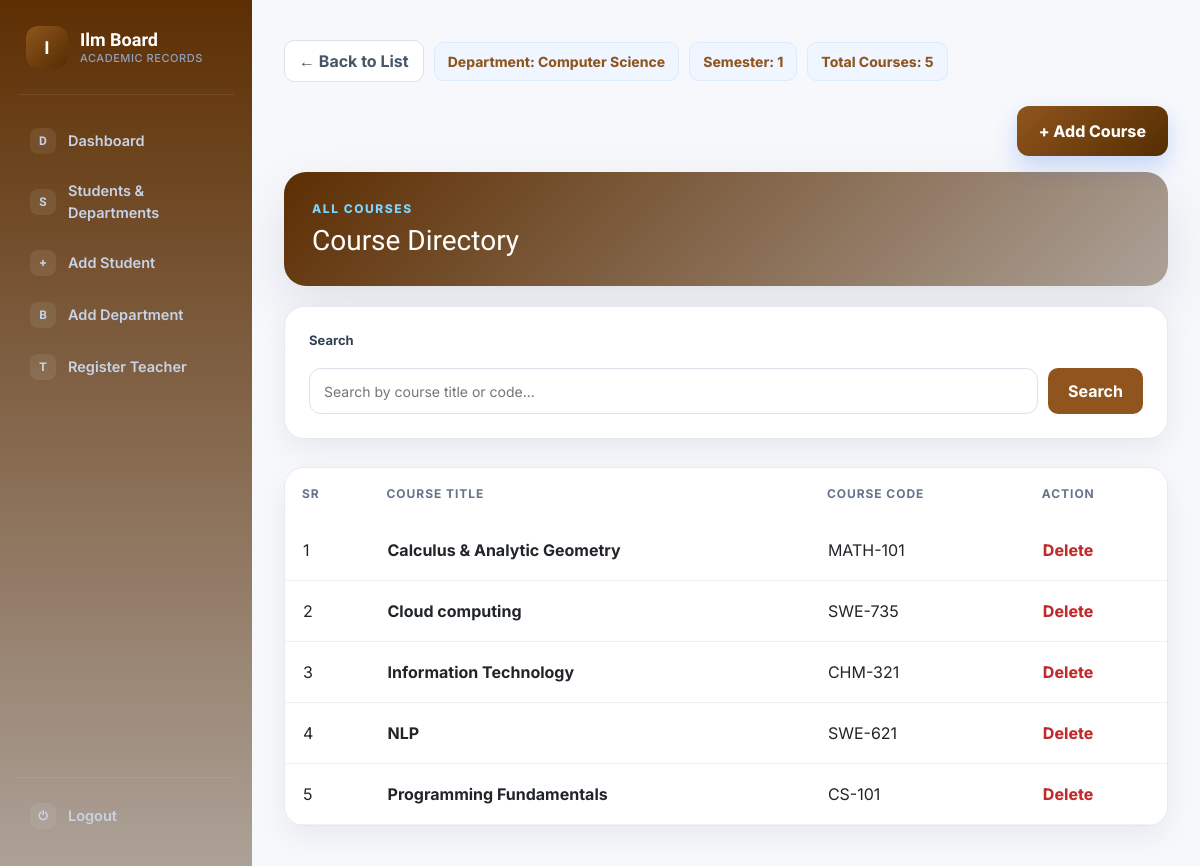
Screenshot of /view_courses/28/ with the database file from the repository.
### studentportal/models.py (models this page shows, shortened)
class Semester(models.Model):
    semester=models.IntegerField(default=1,  validators=[MinValueValidator(1), MaxValueValidator(8)])
    department=models.ForeignKey(Department,related_name='semesterdepartment', on_delete=models.CASCADE, null=True, blank=True)
    class Meta:
        unique_together=['semester','department']

class Department(models.Model):
    depart=models.CharField(max_length=100)
    def __str__(self) -> str:
        return self.depart
    class Meta:
        ordering = ['depart']

class Courses(models.Model):
    semester=models.ForeignKey(Semester,on_delete=models.CASCADE, related_name='semestercourses', null=True, blank=True)
    course_title = models.CharField(max_length=100)
    course_code = models.CharField(max_length=100)
    course_credit=models.IntegerField(null=True)
    class Meta:
        ordering = ['course_title']

### studentportal/views.py (the view)
# urls.py: path('view_courses/<id>/',view_courses,name='view_courses'),
def view_courses(request,id):
    pk=Semester.objects.get(id=id)
    queryset=Courses.objects.filter(semester__id=id)
    csum=queryset.count()
    return render(request, 'frontend/view_courses.html',{'courses':queryset,'pk':pk,'csum':csum})

### studentportal/templates/frontend/view_courses.html (shortened to what this page needs)
{% extends 'base.html' %}
{% block start %}
<div class="page">
  <div class="wrap">
    <div class="crumb-bar">
      <a href="{% url 'students' id=pk.id %}" class="back-btn">← Back to List</a>
      <span class="pill">Department: {{pk.department}}</span>
      <span class="pill">Semester: {{pk.semester}}</span>
      <span class="pill">Total Courses: {{csum}}</span>
    </div>
    <div class="toolbar">
      <a href="{% url 'assign_course' id=pk.id %}" class="btn-main">+ Add Course</a>
    </div>
    <div class="head">
      <div class="eyebrow">All Courses</div>
      <h1>Course Directory</h1>
    </div>
    <div class="search-card">
      <form class="search-box">
        <label>Search</label>
        <input name="search" type="text" placeholder="Search by course title or code...">
        <button type="submit">Search</button>
      </form>
    </div>
    <div class="table-card">
      <table class="table">
        <thead>
          <tr>
            <th>Sr</th>
            <th>Course Title</th>
            <th>Course Code</th>
            <th>Action</th>
          </tr>
        </thead>
        <tbody>
          {% for course in courses %}
          <tr>
            <td>{{forloop.counter}}</td>
            <td><strong>{{course.course_title}}</strong></td>
            <td>{{course.course_code}}</td>
            <td><a href="{% url 'delete_course' id=course.id %}" class="action-link danger">Delete</a></td>
          </tr>
          {% endfor %}
        </tbody>
      </table>
    </div>
  </div>
</div>
{% endblock %}

### studentportal/templates/base.html (style rules this page uses)
:root { --navy:#5d2e02; --navy-deep:#3e1f0066; --blue:#90551e; --blue-dark:#5d2e0265; --cyan:#542d01; --amber:#ffa200; --green:#795f02; --red:#c02c2c; --ink:#5d3a05e6; --muted:#64748b; --line:#e5eaf1; --soft:#f6f8fc; --card:#ffffff; --r-lg:20px; --r-md:14px; --shadow-soft:0 12px 30px rgba(15,23,42,.06); --shadow-strong:0 22px 55px rgba(15,23,42,.10); --font-display:'Sora',system-ui,sans-serif; --font-body:'Inter',system-ui,sans-serif; }
* { box-sizing:border-box }
body { margin:0;font-family:var(--font-body);color:var(--ink);background:var(--soft);-webkit-font-smoothing:antialiased }
h1,h2,h3,.form-head h1,.brand-word { font-family:var(--font-display) }
table { border-collapse:collapse;width:100%;margin-top:20px }
th,td { padding:10px;text-align:left }
.pill { background:#eff6ff;color:var(--blue);border:1px solid #dbeafe;border-radius:10px;padding:8px 13px;font-weight:750;font-size:14px }
.back-btn { color:#475569;text-decoration:none;font-weight:700;padding:8px 14px;background:#fff;border:1px solid #dbe2ea;border-radius:10px;display:inline-flex;align-items:center;gap:6px;transition:.15s }
.btn-main { border:0;border-radius:12px;background:linear-gradient(135deg,var(--blue),var(--cyan));color:#fff;padding:13px 22px;font-weight:750;cursor:pointer;box-shadow:0 10px 22px rgba(37,99,235,.22);text-decoration:none;display:inline-flex;align-items:center;justify-content:center;gap:8px;transition:.15s }
.action-link { color:var(--blue);font-weight:750;text-decoration:none }

### studentportal/templates/frontend/view_courses.html (style rules this page uses)
.page { min-height:100vh;background:var(--soft);padding:40px 32px }
.wrap { max-width:1050px;margin:auto }
.toolbar { display:flex;justify-content:flex-end;margin-bottom:16px }
.crumb-bar { display:flex;gap:10px;align-items:center;margin-bottom:24px;flex-wrap:wrap }
.head { background:linear-gradient(135deg,var(--navy),var(--navy-deep));color:#fff;border-radius:22px;padding:28px;margin-bottom:20px;box-shadow:var(--shadow-strong) }
.head .eyebrow { color:#7dd3fc;font-size:12px;text-transform:uppercase;letter-spacing:.13em;font-weight:800 }
.head h1 { margin:6px 0 0;font-size:28px }
.search-card { background:#fff;border:1px solid var(--line);border-radius:20px;padding:24px;margin-bottom:28px;box-shadow:var(--shadow-soft) }
.search-box { display:flex;flex-wrap:wrap;align-items:flex-end;gap:10px }
.search-box label { width:100%;font-size:13px;font-weight:700;color:#334155;margin-bottom:8px }
.search-box input { flex:1;min-width:200px;height:46px;border:1px solid #dbe2ea;border-radius:12px;padding:0 14px;font-size:14px;font-family:var(--font-body) }
.search-box button { height:46px;border:0;border-radius:10px;background:var(--blue);color:#fff;font-weight:700;padding:0 20px;cursor:pointer;transition:.15s }
.table-card { background:#fff;border:1px solid var(--line);border-radius:20px;overflow:hidden;box-shadow:var(--shadow-soft) }
table { margin:0!important }
thead { background:#f8fafc }
th { border:0!important;color:var(--muted)!important;font-size:12px;text-transform:uppercase;letter-spacing:.08em;padding:17px!important }
td { padding:18px!important;vertical-align:middle!important;border-color:#eef2f7!important;color:#334155;border-bottom:1px solid #eef2f7 }
.action-link.danger { color:var(--red) }

### rows the page displays
Semester: department "Computer Science", semester "1"
Courses: course_title "Calculus & Analytic Geometry", course_code "MATH-101"
Courses: course_title "Cloud computing", course_code "SWE-735"
Courses: course_title "Information Technology", course_code "CHM-321"
Courses: course_title "NLP", course_code "SWE-621"
Courses: course_title "Programming Fundamentals", course_code "CS-101"

### other values shown
{{ csum }} "5"
